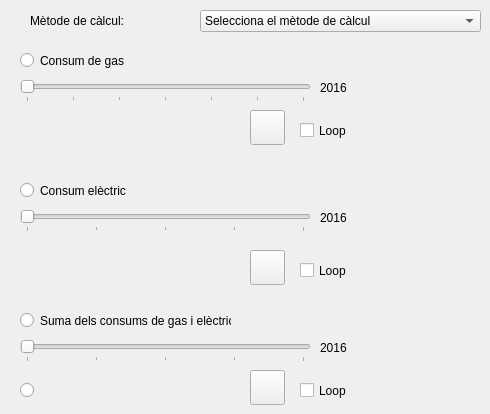
   <widget class="QWidget" name="tabEvolucio">
    <attribute name="title">
     <string>Evolució temporal</string>
    </attribute>
    <widget class="QRadioButton" name="evolucioGasButton">
     <property name="geometry">
      <rect>
       <x>20</x>
       <y>50</y>
       <width>211</width>
       <height>21</height>
      </rect>
     </property>
     <property name="text">
      <string>Consum de gas</string>
     </property>
    </widget>
    <widget class="QSlider" name="evolucioGasSlider">
     <property name="geometry">
      <rect>
       <x>20</x>
       <y>80</y>
       <width>291</width>
       <height>22</height>
      </rect>
     </property>
     <property name="minimum">
      <number>2016</number>
     </property>
     <property name="maximum">
      <number>2022</number>
     </property>
     <property name="orientation">
      <enum>Qt::Horizontal</enum>
     </property>
     <property name="tickPosition">
      <enum>QSlider::TicksBelow</enum>
     </property>
     <property name="tickInterval">
      <number>1</number>
     </property>
    </widget>
    <widget class="QRadioButton" name="evolucioLlumButton">
     <property name="geometry">
      <rect>
       <x>20</x>
       <y>180</y>
       <width>211</width>
       <height>21</height>
      </rect>
     </property>
     <property name="text">
      <string>Consum elèctric</string>
     </property>
    </widget>
    <widget class="QSlider" name="evolucioLlumSlider">
     <property name="geometry">
      <rect>
       <x>20</x>
       <y>210</y>
       <width>291</width>
       <height>22</height>
      </rect>
     </property>
     <property name="minimum">
      <number>2016</number>
     </property>
     <property name="maximum">
      <number>2020</number>
     </property>
     <property name="orientation">
      <enum>Qt::Horizontal</enum>
     </property>
     <property name="tickPosition">
      <enum>QSlider::TicksBelow</enum>
     </property>
     <property name="tickInterval">
      <number>1</number>
     </property>
    </widget>
    <widget class="QRadioButton" name="evolucioSumaButton">
     <property name="geometry">
      <rect>
       <x>20</x>
       <y>310</y>
       <width>211</width>
       <height>21</height>
      </rect>
     </property>
     <property name="text">
      <string>Suma dels consums de gas i elèctric</string>
     </property>
    </widget>
    <widget class="QSlider" name="evolucioSumaSlider">
     <property name="geometry">
      <rect>
       <x>20</x>
       <y>340</y>
       <width>291</width>
       <height>22</height>
      </rect>
     </property>
     <property name="minimum">
      <number>2016</number>
     </property>
     <property name="maximum">
      <number>2020</number>
     </property>
     <property name="orientation">
      <enum>Qt::Horizontal</enum>
     </property>
     <property name="tickPosition">
      <enum>QSlider::TicksBelow</enum>
     </property>
     <property name="tickInterval">
      <number>1</number>
     </property>
    </widget>
    <widget class="QLabel" name="anyGasLabel">
     <property name="geometry">
      <rect>
       <x>320</x>
       <y>80</y>
       <width>51</width>
       <height>16</height>
      </rect>
     </property>
     <property name="text">
      <string>2016</string>
     </property>
    </widget>
    <widget class="QLabel" name="anyLlumLabel">
     <property name="geometry">
      <rect>
       <x>320</x>
       <y>210</y>
       <width>41</width>
       <height>16</height>
      </rect>
     </property>
     <property name="text">
      <string>2016</string>
     </property>
    </widget>
    <widget class="QLabel" name="anySumaLabel">
     <property name="geometry">
      <rect>
       <x>320</x>
       <y>340</y>
       <width>41</width>
       <height>16</height>
      </rect>
     </property>
     <property name="text">
      <string>2016</string>
     </property>
    </widget>
    <widget class="QPushButton" name="evolucioGasPlay">
     <property name="geometry">
      <rect>
       <x>250</x>
       <y>110</y>
       <width>35</width>
       <height>35</height>
      </rect>
     </property>
     <property name="text">
      <string/>
     </property>
     <property name="icon">
      <iconset>
       <normaloff>icons/play_icon.png</normaloff>icons/play_icon.png</iconset>
     </property>
     <property name="iconSize">
      <size>
       <width>25</width>
       <height>25</height>
      </size>
     </property>
     <property name="checkable">
      <bool>true</bool>
     </property>
    </widget>
    <widget class="QCheckBox" name="loopGasCheck">
     <property name="geometry">
      <rect>
       <x>300</x>
       <y>120</y>
       <width>61</width>
       <height>21</height>
      </rect>
     </property>
     <property name="text">
      <string>Loop</string>
     </property>
    </widget>
    <widget class="QPushButton" name="evolucioLlumPlay">
     <property name="geometry">
      <rect>
       <x>250</x>
       <y>250</y>
       <width>35</width>
       <height>35</height>
      </rect>
     </property>
     <property name="text">
      <string/>
     </property>
     <property name="icon">
      <iconset>
       <normaloff>icons/play_icon.png</normaloff>icons/play_icon.png</iconset>
     </property>
     <property name="iconSize">
      <size>
       <width>25</width>
       <height>25</height>
      </size>
     </property>
     <property name="checkable">
      <bool>true</bool>
     </property>
    </widget>
    <widget class="QCheckBox" name="loopLlumCheck">
     <property name="geometry">
      <rect>
       <x>300</x>
       <y>260</y>
       <width>61</width>
       <height>21</height>
      </rect>
     </property>
     <property name="text">
      <string>Loop</string>
     </property>
    </widget>
    <widget class="QPushButton" name="evolucioSumaPlay">
     <property name="geometry">
      <rect>
       <x>250</x>
       <y>370</y>
       <width>35</width>
       <height>35</height>
      </rect>
     </property>
     <property name="text">
      <string/>
     </property>
     <property name="icon">
      <iconset>
       <normaloff>icons/play_icon.png</normaloff>icons/play_icon.png</iconset>
     </property>
     <property name="iconSize">
      <size>
       <width>25</width>
       <height>25</height>
      </size>
     </property>
     <property name="checkable">
      <bool>true</bool>
     </property>
    </widget>
    <widget class="QCheckBox" name="loopSumaCheck">
     <property name="geometry">
      <rect>
       <x>300</x>
       <y>380</y>
       <width>61</width>
       <height>21</height>
      </rect>
     </property>
     <property name="text">
      <string>Loop</string>
     </property>
    </widget>
    <widget class="QLabel" name="metodeEvolucioLabel">
     <property name="geometry">
      <rect>
       <x>30</x>
       <y>10</y>
       <width>161</width>
       <height>21</height>
      </rect>
     </property>
     <property name="text">
      <string>Mètode de càlcul:</string>
     </property>
    </widget>
    <widget class="QComboBox" name="metodeEvolucioCombo">
     <property name="geometry">
      <rect>
       <x>200</x>
       <y>10</y>
       <width>281</width>
       <height>22</height>
      </rect>
     </property>
     <item>
      <property name="text">
       <string>Selecciona el mètode de càlcul</string>
      </property>
     </item>
     <item>
      <property name="text">
       <string>Nombre d'habitatges</string>
      </property>
     </item>
     <item>
      <property name="text">
       <string>Metres quadrats</string>
      </property>
     </item>
     <item>
      <property name="text">
       <string>Mitjana</string>
      </property>
     </item>
     <item>
      <property name="text">
       <string>Moda</string>
      </property>
     </item>
     <item>
      <property name="text">
       <string>Mediana</string>
      </property>
     </item>
    </widget>
    <widget class="QRadioButton" name="evolucioInvisible">
     <property name="geometry">
      <rect>
       <x>20</x>
       <y>380</y>
       <width>91</width>
       <height>20</height>
      </rect>
     </property>
     <property name="text">
      <string/>
     </property>
    </widget>
   </widget>
